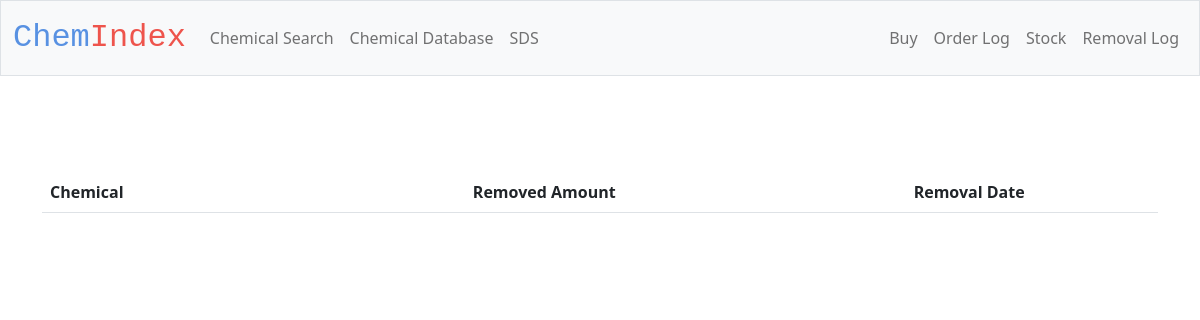
/removal_data, run on an earlier commit of the app's database.
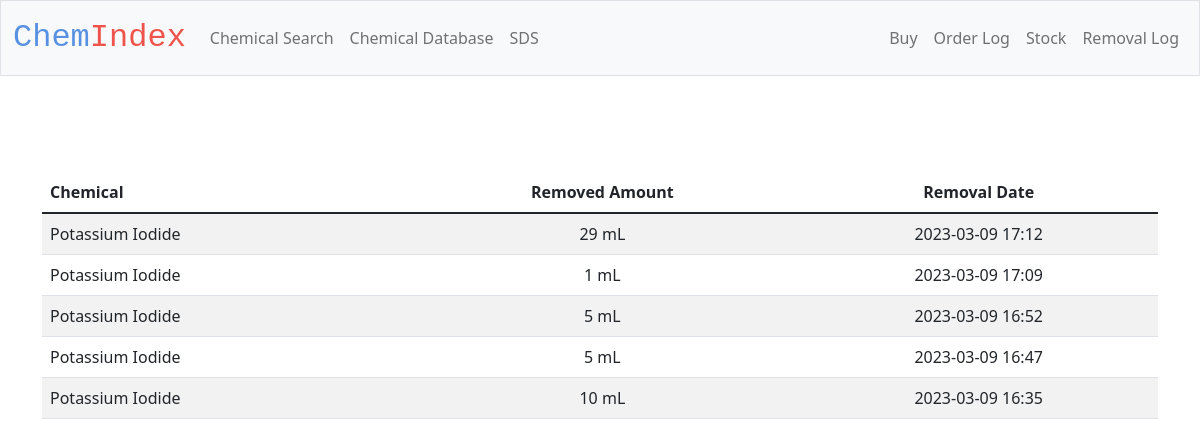
And on a later commit of the database.
### tables this page shows
CREATE TABLE orders (
    chemical TEXT NOT NULL,
    amount INTEGER NOT NULL,
    unit INTEGER NOT NULL, 
    time DATETIME NOT NULL,
    user TEXT, 
    priority INTEGER NOT NULL, purchase_time DATETIME);

### app.py (the view)
@app.route("/removal_data")
def removal_data():
    with sqlite3.connect(db_path) as db:
        data = db.execute("SELECT * FROM orders WHERE amount < 0 ORDER BY time DESC")
        return render_template("stock_removal.html", orders = data)

### templates/stock_removal.html (shortened to what this page needs)
{% extends "layout.html" %}
{% block main %}
<main class="container py-5">
    <table class="table table-striped" id ="purchase_table" name="purchase_table">
        <thead>
            <tr>
                <th class="text-start">Chemical</th>
                <th class="text-center"> Removed Amount</th>
                <th class="text-center">Removal Date</th>
            </tr>
        </thead>
       <tbody>
        {% for row in orders %}
                <tr>
                    <form action="/purchase" method="post">
                    <td class="text-start"> {{row[0]}}</td>
                    <td class="text-center">{{row[1] * -1}} {{row[2]}}</td>
                    <td class="text-center">{{row[3]}}</td>
                </tr>
        {% endfor %}
        </tbody>
    </table>
        </main>
{% endblock %}

### templates/layout.html (shortened to what this page needs)
<!doctype html>
<html lang="en">
  <head>
    <link href="https://cdn.jsdelivr.net/npm/bootstrap@5.1.3/dist/css/bootstrap.min.css" rel="stylesheet">
    <link href="/static/styles.css" rel="stylesheet">
  </head>
  <body>
    <nav class="bg-light border navbar navbar-expand-md navbar-light">
        <div class = "container-fluid">
            <a class = "navbar-brand" href="/"><span class="blue">Chem</span><span class="red">Index</span></a>
                <div class="collapse navbar-collapse" id="navbarNav">
                    <ul class="navbar-nav">
                      <li class="nav-item"><a class="nav-link" href="/search">Chemical Search</a></li>
                      <li class="nav-item"><a class="nav-link" href="/cas_database">Chemical Database</a></li>
                      <li class="nav-item"><a class="nav-link" href="/sds">SDS</a></li>
                    </ul>
                    <ul class="navbar-nav ms-auto ml-5">
                      <li class="nav-item"><a class="nav-link" href="/buy">Buy </a></li>
                      <li class="nav-item"><a class="nav-link" href="/purchase_database"> Order Log </a></li>
                      <li class="nav-item"><a class="nav-link" href="/stock"> Stock </a></li>
                      <li class="nav-item"><a class="nav-link" href="/removal_data"> Removal Log </a></li>
                    </ul>
                  </div>
        </div>
    </nav>
    <main class="container-fluid py-5 text-center">
        {% block main %}{% endblock %}
    </main>
  </body>
</html>

### static/styles.css (style rules this page uses)
nav .navbar-brand { font-size: xx-large; font-family: 'Courier New', Courier, monospace; }
.blue { color: #5891e2; }
.red { color: #ee544c; }

What changed in the data, as far as the page shows it:
added orders: chemical "Potassium Iodide", amount "29", unit "mL", time "2023-03-09 17:12"
added orders: chemical "Potassium Iodide", amount "1", unit "mL", time "2023-03-09 17:09"
added orders: chemical "Potassium Iodide", amount "5", unit "mL", time "2023-03-09 16:52"
added orders: chemical "Potassium Iodide", amount "5", unit "mL", time "2023-03-09 16:47"
added orders: chemical "Potassium Iodide", amount "10", unit "mL", time "2023-03-09 16:35"
